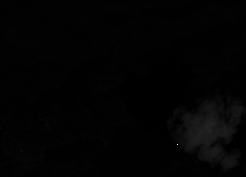
#> input picture satellite.tif, 246 x 177 px
$ jupyter execute Demo_yrm.ipynb
#> lines starting #> are read from the running program, lines starting #| are printed output that depends on the picture; after the words box and inside, x2 and y2 are one past the last pixel; in counts of white or black regions, pixels touching at a corner belong together
# Demo notebook

This is a comment

[cell 1]
import skimage

# load image, filter it and threshold it to create a mask
image = skimage.io.imread('satellite.tif', plugin='imageio')
#> image is the input picture: shape (177, 246) int16; min -4, max 8987, mean 856.6
#image = skimage.io.imread('https://raw.githubusercontent.com/guiwitz/YRD2024/main/satellite.tif', plugin='imageio')
image_gauss = skimage.filters.gaussian(image, preserve_range=True)
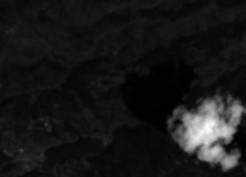
#> image_gauss: shape (177, 246) float64; min 18.06, max 8653.6, mean 856.6; drawn with min black and max white
image_mask = image_gauss > 1000
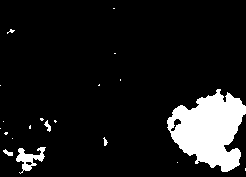
#> image_mask: shape (177, 246) bool; 10.4% white; 20 white regions (15 under 20 px), largest, box (x1, y1, x2, y2) and area: (167, 89, 246, 172) 4039, (16, 147, 46, 174) 339, (44, 120, 51, 132) 39, (3, 149, 13, 156) 38, (103, 137, 108, 146) 23

skimage.io.imshow_collection([image, image_mask]);
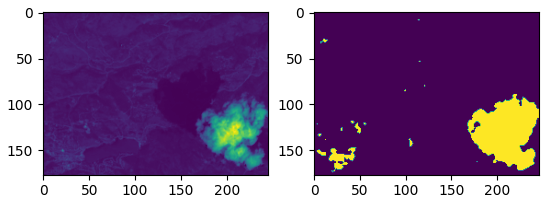
#> figure drawn by matplotlib, 2 panels
